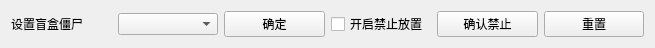
       <widget class="QWidget" name="layoutWidget">
        <property name="geometry">
         <rect>
          <x>0</x>
          <y>70</y>
          <width>655</width>
          <height>41</height>
         </rect>
        </property>
        <layout class="QHBoxLayout" name="horizontalLayout_13">
         <item>
          <layout class="QHBoxLayout" name="horizontalLayout_11">
           <item>
            <widget class="QLabel" name="label_14">
             <property name="text">
              <string>设置盲盒僵尸</string>
             </property>
            </widget>
           </item>
           <item>
            <widget class="QComboBox" name="settingblindbox">
             <property name="font">
              <font>
               <pointsize>9</pointsize>
              </font>
             </property>
            </widget>
           </item>
           <item>
            <widget class="QPushButton" name="suretosetblindbox">
             <property name="text">
              <string>确定</string>
             </property>
            </widget>
           </item>
          </layout>
         </item>
         <item>
          <layout class="QHBoxLayout" name="horizontalLayout_10">
           <item>
            <widget class="QCheckBox" name="startforbidplace_zombie">
             <property name="text">
              <string>开启禁止放置</string>
             </property>
            </widget>
           </item>
           <item>
            <widget class="QPushButton" name="sureforbid_2">
             <property name="text">
              <string>确认禁止</string>
             </property>
            </widget>
           </item>
           <item>
            <widget class="QPushButton" name="globalreset_2">
             <property name="text">
              <string>重置</string>
             </property>
            </widget>
           </item>
          </layout>
         </item>
        </layout>
       </widget>
